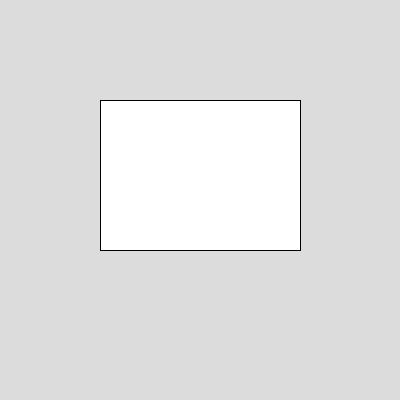
Frame 1 (no input)
Frame 60 (the mouse pressed at the canvas centre just before this capture): identical to frame 1, image omitted
Frame 120 (the mouse held since frame 60 and released just before this capture): identical to frame 1, image omitted

The Processing sketch that drew this single still picture (run headless with seeded random() and noise(); from frame 60 on, the mouse is pressed at the canvas centre):

// Processing sketch: sketch_opdr12_0
// ── sketch_opdr12_0.pde
class Rectangle {
  float x, y, width, height;
  
  Rectangle(float x, float y, float width, float height) {
    this.x = x;
    this.y = y;
    this.width = width;
    this.height = height;
  }
  
  void draw() {
    rect(x, y, width, height);
  }
}

class BankAccount {
  String accountNumber;
  float balance;
  String owner;
  
  BankAccount(String accountNumber, float balance, String owner) {
    this.accountNumber = accountNumber;
    this.balance = balance;
    this.owner = owner;
  }
  
  void deposit(float amount) {
    if (amount > 0) {
      balance += amount;
    }
  }
  
  void withdraw(float amount) {
    if (amount > 0 && balance >= amount) {
      balance -= amount;
    }
  }
  
  float getBalance() {
    return balance;
  }
}

class Person {
  String name;
  int age;
  String gender;
  
  Person(String name, int age, String gender) {
    this.name = name;
    this.age = age;
    this.gender = gender;
  }
}

Rectangle myRectangle;
BankAccount account;
Person person;

void setup() {
  size(400, 400);
  
  myRectangle = new Rectangle(100, 100, 200, 150);
  account = new BankAccount("12345", 1000, "Bob");
  account.deposit(500);
  account.withdraw(200);
  person = new Person("Donato", 67, "Male");
  
  println(person.name + " has a balance of: " + account.getBalance());
}

void draw() {
  background(220);
  myRectangle.draw();
}
